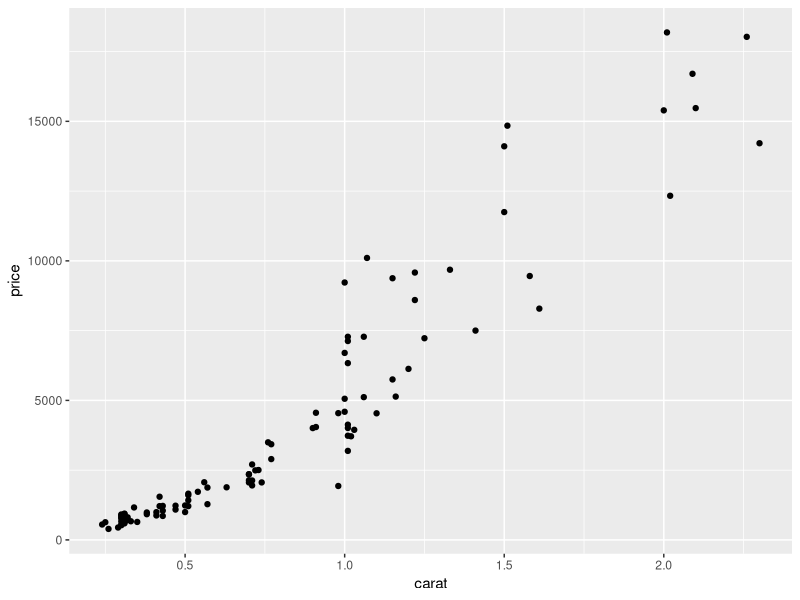

This chart was generated by the following R code:
## ---- chunk 1
library(ggplot2)
data("diamonds")

set.seed(233)
dsmall <- diamonds[sample(nrow(diamonds), 100),]
## ---- chunk 2
qplot(carat, price, data = dsmall)
